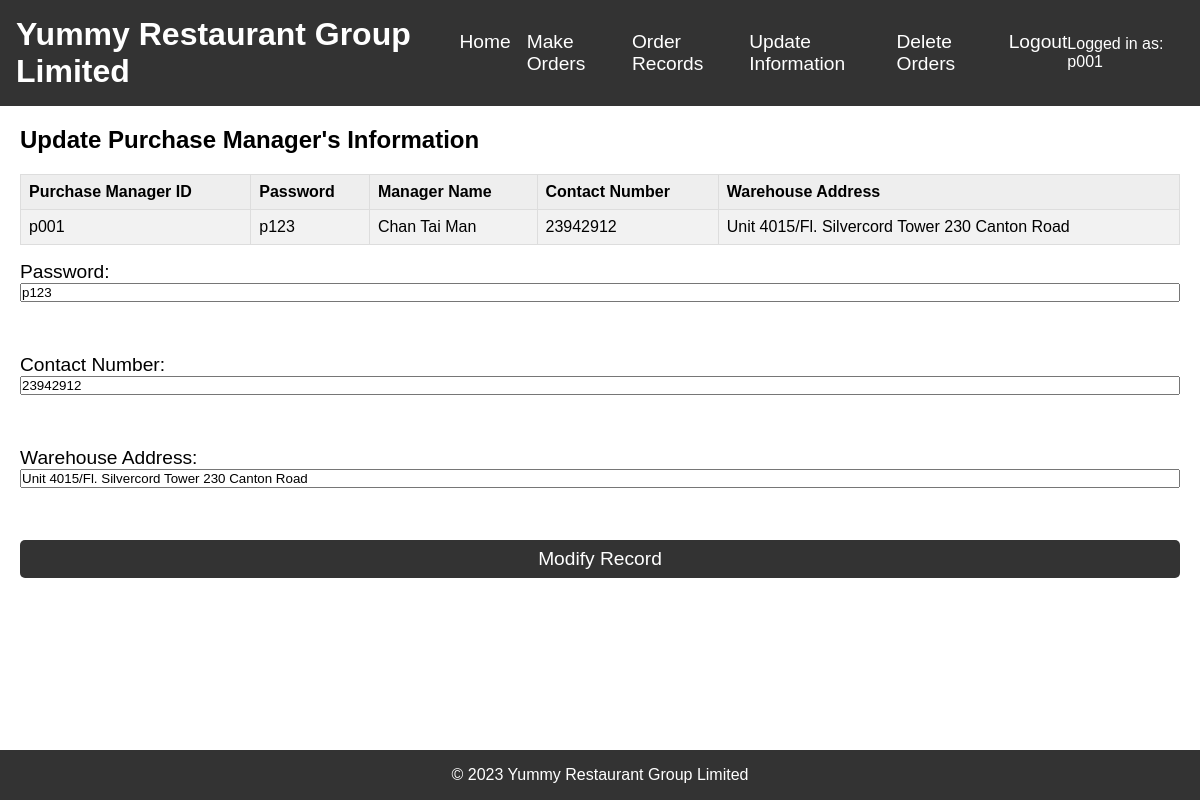
Screenshot of /PurchaseManager/UpdateInformation/index.php (signed in) with the database file from the repository.
### tables this page shows
CREATE TABLE `PurchaseManager` (
  `purchaseManagerID` varchar(50) NOT NULL,
  `password` varchar(50) NOT NULL,
  `managerName` varchar(100) NOT NULL,
  `contactNumber` varchar(30) NOT NULL,
  `warehouseAddress` varchar(255) DEFAULT NULL
);

### PurchaseManager/UpdateInformation/index.php (the view, shortened to what this page needs)
<!DOCTYPE html>
<html>
<head>
	<link rel="stylesheet" type="text/css" href="style_Update.css">
</head>
<body>
	<header>
		<h1>Yummy Restaurant Group Limited</h1>
		<nav>
			<ul>
				<li><a href="//127.0.0.1/PurchaseManager/index.php">Home</a></li>
				<li><a href="//127.0.0.1/PurchaseManager/MakeOrders">Make Orders</a></li>
				<li><a href="//127.0.0.1/PurchaseManager/OrderRecords">Order Records</a></li>
				<li><a href="//127.0.0.1/PurchaseManager/UpdateInformation">Update Information</a></li>
				<li><a href="//127.0.0.1/PurchaseManager/DeleteOrders">Delete Orders</a></li>
				<li><a href="//127.0.0.1/Login/index.php">Logout</a></li>
			</ul>
		</nav>
		<?php
		if (isset($_SESSION['username'])) {
			$username = $_SESSION['username'];
			echo "<p class='username-label'>Logged in as: $username</p>";
		}
		?>
	</header>
	<main>
		<h2>Update Purchase Manager's Information</h2>
		<?php
		include 'mysqli_conn.php';
		if (isset($_SESSION['username'])) {
			$username = $_SESSION['username'];
			$sql = "SELECT * FROM PurchaseManager WHERE purchaseManagerID = '$username'";
			$result = mysqli_query($conn, $sql);
			if (mysqli_num_rows($result) > 0) {
				echo "<table>";
				echo "<tr>
                    <th>Purchase Manager ID</th>
                    <th>Password</th>
                    <th>Manager Name</th>
                    <th>Contact Number</th>
                    <th>Warehouse Address</th>
                </tr>";
				$row = mysqli_fetch_assoc($result);
				echo "<tr>";
				echo "<td>" . $row['purchaseManagerID'] . "</td>";
				echo "<td>" . $row['password'] . "</td>";
				echo "<td>" . $row['managerName'] . "</td>";
				echo "<td>" . $row['contactNumber'] . "</td>";
				echo "<td>" . $row['warehouseAddress'] . "</td>";
				echo "</tr>";
				echo "</table>";
				echo "<form action='update_record.php' method='POST' onsubmit='return confirmUpdate();'>";
				echo "<label for='password'>Password:</label>";
				echo "<input type='text' id='password' name='password' value='" . $row['password'] . "' required><br><br>";
				echo "<label for='contactNumber'>Contact Number:</label>";
				echo "<input type='text' id='contactNumber' name='contactNumber' value='" . $row['contactNumber'] . "' required><br><br>";
				echo "<label for='warehouseAddress'>Warehouse Address:</label>";
				echo "<input type='text' id='warehouseAddress' name='warehouseAddress' value='" . $row['warehouseAddress'] . "' required><br><br>";
				echo "<input type='submit' value='Modify Record'>";
				echo "</form>";
			} else {
				echo "No purchase manager record found.";
			}
		} else {
			echo "User is not logged in.";
		}
		?>
	</main>
	<footer>
		<p>&copy; 2023 Yummy Restaurant Group Limited</p>
	</footer>
</body>
</html>

### PurchaseManager/UpdateInformation/style_Update.css (style rules this page uses)
* { font-family: Arial, sans-serif; box-sizing: border-box; margin: 0; padding: 0; }
header { background-color: #333; color: #fff; display: flex; justify-content: space-between; align-items: center; padding: 1rem; }
header h1 { font-size: 2rem; }
nav ul { display: flex; list-style: none; }
nav li:not(:last-child) { margin-right: 1rem; }
nav a { color: #fff; text-decoration: none; font-size: 1.2rem; }
main { margin: 20px; }
form { display: flex; flex-direction: column; }
label { font-size: 1.2rem; margin-top: 1rem; }
input[type="submit"] { background-color: #333; color: #fff; font-size: 1.2rem; padding: 0.5rem 1rem; margin-top: 1rem; border-radius: 5px; border: none; cursor: pointer; }
footer { background-color: #333; color: #fff; text-align: center; padding: 1rem; position: fixed; bottom: 0; width: 100%; }
table { border-collapse: collapse; margin-top: 20px; width: 100%; }
th, td { border: 1px solid #ddd; padding: 8px; text-align: left; }
th { background-color: #eee; font-weight: bold; }
tbody tr:nth-child(even) { background-color: #f2f2f2; }

### rows the page displays
purchasemanager: purchaseManagerID "p001", password "p123", managerName "Chan Tai Man", contactNumber "23942912", warehouseAddress "Unit 4015/Fl. Silvercord Tower 230 Canton Road"

### other values shown
$username "p001"
